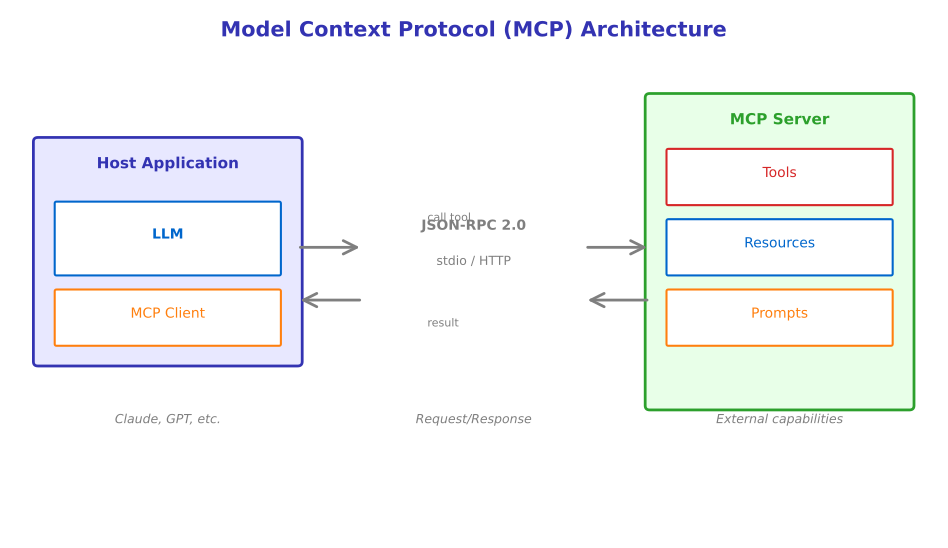

Generate this figure with Python:
"""
Model Context Protocol (MCP) Architecture Diagram
Week 3 - Tool Use and Function Calling
Visualizes the MCP client-server architecture
"""

from pathlib import Path

import matplotlib.patches as mpatches
import matplotlib.pyplot as plt
import numpy as np
from matplotlib.patches import FancyArrowPatch, FancyBboxPatch

plt.rcParams.update(
    {
        "font.size": 24,
        "axes.labelsize": 24,
        "axes.titlesize": 26,
        "xtick.labelsize": 22,
        "ytick.labelsize": 22,
        "legend.fontsize": 22,
        "figure.figsize": (10, 6),
        "figure.dpi": 150,
        "font.family": "sans-serif",
    }
)

MLPURPLE = "#3333B2"
MLLAVENDER = "#ADADE0"
MLBLUE = "#0066CC"
MLORANGE = "#FF7F0E"
MLGREEN = "#2CA02C"
MLRED = "#D62728"
MLGRAY = "#7F7F7F"

fig, ax = plt.subplots(figsize=(10, 6))
ax.set_xlim(0, 10)
ax.set_ylim(0, 6)
ax.axis("off")

ax.text(
    5,
    5.7,
    "Model Context Protocol (MCP) Architecture",
    fontsize=15,
    fontweight="bold",
    ha="center",
    color=MLPURPLE,
)

# Host Application (left)
host_box = FancyBboxPatch(
    (0.3, 2.0),
    2.8,
    2.5,
    boxstyle="round,pad=0.05",
    facecolor="#E8E8FF",
    edgecolor=MLPURPLE,
    linewidth=2,
)
ax.add_patch(host_box)
ax.text(1.7, 4.2, "Host Application", fontsize=11, fontweight="bold", ha="center", color=MLPURPLE)

# LLM inside host
llm_box = FancyBboxPatch(
    (0.5, 3.0),
    2.4,
    0.8,
    boxstyle="round,pad=0.02",
    facecolor="white",
    edgecolor=MLBLUE,
    linewidth=1.5,
)
ax.add_patch(llm_box)
ax.text(1.7, 3.4, "LLM", fontsize=10, ha="center", fontweight="bold", color=MLBLUE)

# MCP Client inside host
client_box = FancyBboxPatch(
    (0.5, 2.2),
    2.4,
    0.6,
    boxstyle="round,pad=0.02",
    facecolor="white",
    edgecolor=MLORANGE,
    linewidth=1.5,
)
ax.add_patch(client_box)
ax.text(1.7, 2.5, "MCP Client", fontsize=10, ha="center", color=MLORANGE)

# Protocol layer (middle)
ax.text(
    5, 3.5, "JSON-RPC 2.0", fontsize=10, ha="center", color=MLGRAY, fontweight="bold", rotation=0
)
ax.text(5, 3.1, "stdio / HTTP", fontsize=9, ha="center", color=MLGRAY)

# Arrows
ax.annotate(
    "", xy=(3.8, 3.3), xytext=(3.1, 3.3), arrowprops=dict(arrowstyle="->", color=MLGRAY, lw=2)
)
ax.annotate(
    "", xy=(3.1, 2.7), xytext=(3.8, 2.7), arrowprops=dict(arrowstyle="->", color=MLGRAY, lw=2)
)

ax.annotate(
    "", xy=(6.9, 3.3), xytext=(6.2, 3.3), arrowprops=dict(arrowstyle="->", color=MLGRAY, lw=2)
)
ax.annotate(
    "", xy=(6.2, 2.7), xytext=(6.9, 2.7), arrowprops=dict(arrowstyle="->", color=MLGRAY, lw=2)
)

# MCP Server (right)
server_box = FancyBboxPatch(
    (6.9, 1.5),
    2.8,
    3.5,
    boxstyle="round,pad=0.05",
    facecolor="#E8FFE8",
    edgecolor=MLGREEN,
    linewidth=2,
)
ax.add_patch(server_box)
ax.text(8.3, 4.7, "MCP Server", fontsize=11, fontweight="bold", ha="center", color=MLGREEN)

# Server components
components = [("Tools", 3.8, MLRED), ("Resources", 3.0, MLBLUE), ("Prompts", 2.2, MLORANGE)]
for name, y, color in components:
    box = FancyBboxPatch(
        (7.1, y),
        2.4,
        0.6,
        boxstyle="round,pad=0.02",
        facecolor="white",
        edgecolor=color,
        linewidth=1.5,
    )
    ax.add_patch(box)
    ax.text(8.3, y + 0.3, name, fontsize=10, ha="center", color=color)

# Legend at bottom
ax.text(1.7, 1.3, "Claude, GPT, etc.", fontsize=9, ha="center", color=MLGRAY, style="italic")
ax.text(5, 1.3, "Request/Response", fontsize=9, ha="center", color=MLGRAY, style="italic")
ax.text(8.3, 1.3, "External capabilities", fontsize=9, ha="center", color=MLGRAY, style="italic")

# Protocol flow labels
ax.text(4.5, 3.6, "call tool", fontsize=8, color=MLGRAY)
ax.text(4.5, 2.4, "result", fontsize=8, color=MLGRAY)

plt.tight_layout()
plt.savefig(
    Path(__file__).parent / "chart.pdf",
    dpi=300,
    bbox_inches="tight",
    facecolor="white",
    edgecolor="none",
)
plt.close()
print(f"Chart saved to {Path(__file__).parent / 'chart.pdf'}")
